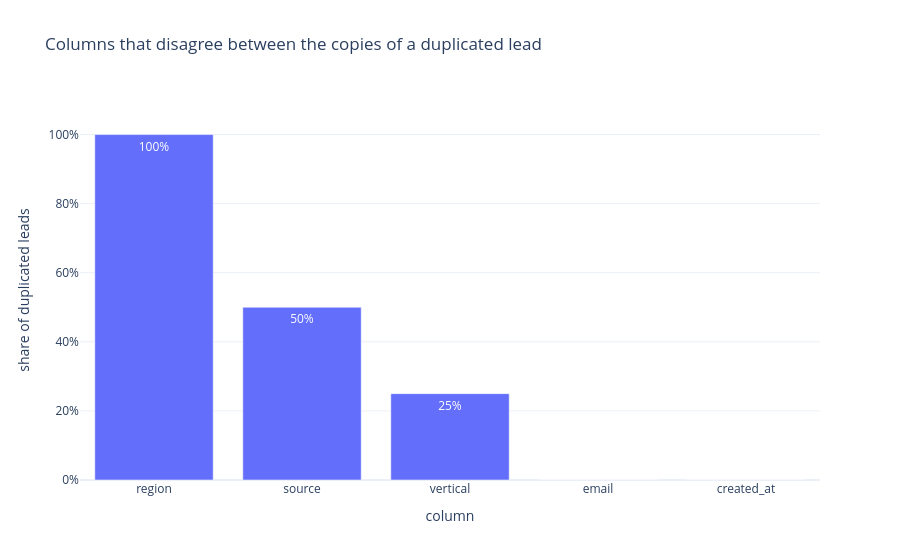

Notebook cell for this chart:
### Markdown cell above
In how many of the duplicated leads does each column disagree between the copies?

### Code cell
differs = (
    dup_leads.groupby("lead_id")
    .nunique(dropna=False)
    .gt(1)
    .mean()
    .sort_values(ascending=False)
    .rename("share of duplicated leads")
    .rename_axis("column")
    .reset_index()
)

fig = px.bar(
    differs,
    x="column",
    y="share of duplicated leads",
    text_auto=".0%",
    title="Columns that disagree between the copies of a duplicated lead",
)
fig.update_yaxes(tickformat=".0%", range=[0, 1.1])
fig.show()

### Figure 1 — Plotly figure (JSON) as saved in the notebook; plotly's stock layout.template omitted (floating-point values rounded to 4 significant figures)
{"data": [{"hovertemplate": "column=%{x}<br>share of duplicated leads=%{y}<extra></extra>", "legendgroup": "", "marker": {"color": "#636efa", "pattern": {"shape": ""}}, "name": "", "orientation": "v", "showlegend": false, "textposition": "auto", "texttemplate": "%{y:.0%}", "type": "bar", "x": ["region", "source", "vertical", "email", "created_at"], "xaxis": "x", "y": [1.0, 0.5, 0.25, 0.0, 0.0], "yaxis": "y"}], "layout": {"barmode": "relative", "legend": {"tracegroupgap": 0}, "title": {"text": "Columns that disagree between the copies of a duplicated lead"}, "xaxis": {"anchor": "y", "domain": [0.0, 1.0], "title": {"text": "column"}}, "yaxis": {"anchor": "x", "domain": [0.0, 1.0], "range": [0, 1.1], "tickformat": ".0%", "title": {"text": "share of duplicated leads"}}}}
